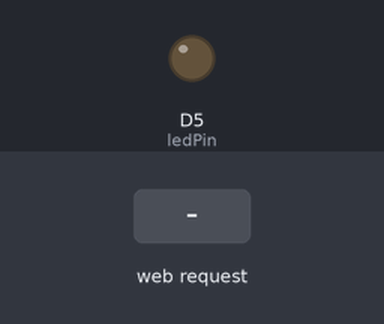
Bench run of a sketch on a simulated ESP8266 (NodeMCU). Shown: output pins drawn as LEDs (lit = HIGH). The test bench sets the inputs (shaded band). WiFi joins after 1.5 s; servers stay silent unless stated; what the sketch prints to the serial monitor is not drawn.

Above: at 2.7 s.
2.8 s: HTTP request GET /on received
At 4.0 s:
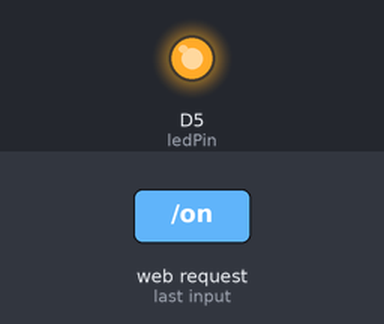
4.3 s: HTTP request GET /off received
At 5.4 s:
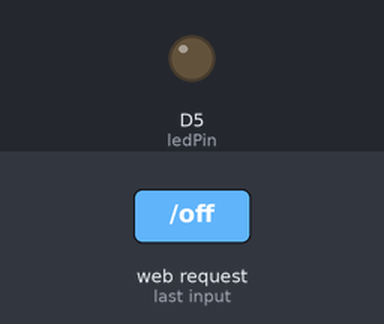
Timing chart, 0 to 7.3 s (numbered marks = the images above; inputs shaded):
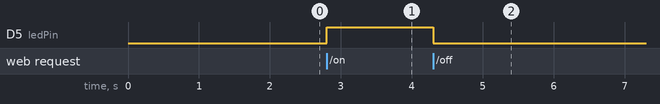

The sketch:

ledcontrolledwifi.ino
```cpp
#include <ESP8266WiFi.h>

const char* ssid     = "SPS@FF1";
const char* password = "sps@hotspot";

WiFiServer server(80);
const int ledPin = D5; // D5 pin
void setup() {
  Serial.begin(115200);
  pinMode(ledPin, OUTPUT);
  digitalWrite(ledPin, LOW); // LED starts OFF

  WiFi.begin(ssid, password);
  while (WiFi.status() != WL_CONNECTED) {
    delay(500);
    Serial.print(".");
  }

  Serial.println("\nConnected!");
  Serial.print("IP Address: ");
  Serial.println(WiFi.localIP());
  server.begin();
}

void loop() {
  WiFiClient client = server.available();
  if (!client) return; // Wait for a browser to connect

  String request = client.readStringUntil('\r'); // Read the browser request
  client.flush();

  // Check what URL path the browser asked for
  if (request.indexOf("/on") != -1) {
    digitalWrite(ledPin, HIGH);
  }
  else if (request.indexOf("/off") != -1) {
    digitalWrite(ledPin, LOW);
  }

  // Send a simple response back to the browser screen
  client.println("HTTP/1.1 200 OK");
  client.println("Content-Type: text/plain");
  client.println();

  // FIXED LINE: Changed digitalWrite to digitalRead
  if (digitalRead(ledPin) == HIGH) {
    client.print("LED is now ON");
  } else {
    client.print("LED is now OFF");
  }
}
```

Measured:
- after the input at 2.8 s, D5 (ledPin): LOW → HIGH at once
- after the input at 4.3 s, D5 (ledPin): HIGH → LOW at once
